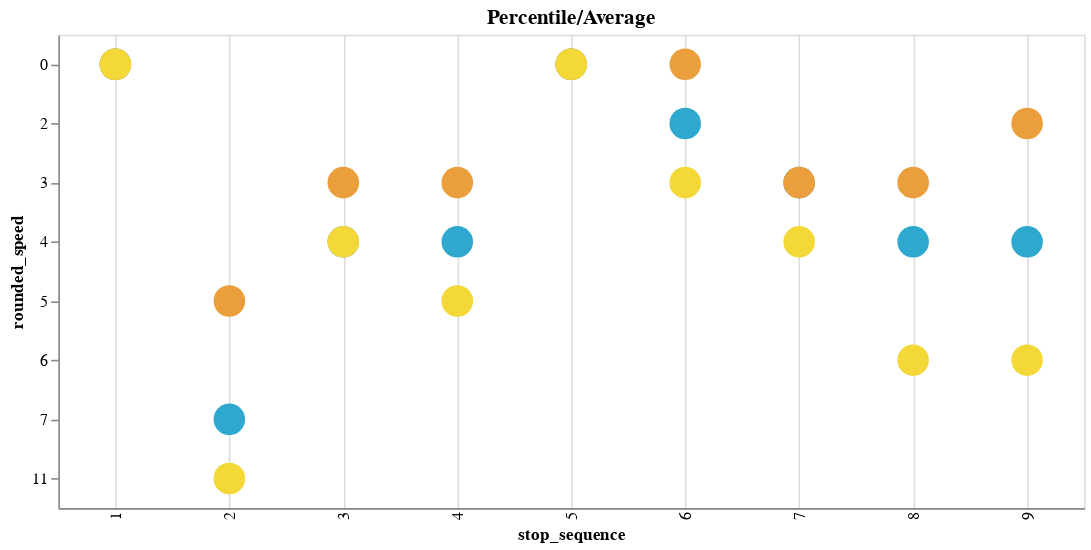

The notebook cell saved with this chart:
### Code cell
chart1

### Figure 1 — Vega-Lite specification as saved in the notebook (floating-point values rounded to 4 significant figures)
{"config": {"view": {"continuousWidth": 400, "continuousHeight": 300}}, "data": {"name": "data-eb4053f4c5ff11acdfc5792dffcd6484"}, "mark": {"type": "circle", "opacity": 1, "size": 400}, "encoding": {"color": {"field": "variable", "legend": null, "scale": {"range": ["#2EA8CE", "#EB9F3C", "#F4D837", "#51BF9D", "#8CBCCB", "#9487C0"]}, "type": "nominal"}, "tooltip": [{"field": "_gtfs_dataset_name", "type": "nominal"}, {"field": "shape_array_key", "type": "nominal"}, {"field": "trip_id", "type": "nominal"}, {"field": "stop_sequence", "type": "quantitative"}, {"field": "gtfs_dataset_key", "type": "nominal"}, {"field": "loop_or_inlining", "type": "quantitative"}, {"field": "n_trips", "type": "quantitative"}, {"field": "variable", "type": "nominal"}, {"field": "speed", "type": "quantitative"}, {"field": "rounded_speed", "type": "quantitative"}], "x": {"axis": {"grid": true, "ticks": false}, "field": "stop_sequence", "sort": "ascending", "type": "ordinal"}, "y": {"field": "rounded_speed", "type": "nominal"}}, "height": 300, "title": "Percentile/Average", "transform": [{"window": [{"op": "rank", "field": "", "as": "id"}], "groupby": ["variable"]}], "width": 650, "$schema": "https://vega.github.io/schema/vega-lite/v4.17.0.json", "datasets": {"data-eb4053f4c5ff11acdfc5792dffcd6484": [{"_gtfs_dataset_name": "Anaheim Resort VehiclePositions", "shape_array_key": "29d2bbdbeaec1d6888800f85bebf6e33", "trip_id": "aa6a03fe-f119-44a5-8976-2ad77ceeb89f:4", "stop_sequence": 1, "gtfs_dataset_key": "1051e067d18a76b0a79789f051d5c22b", "loop_or_inlining": 1, "n_trips": 8, "variable": "avg_speed_mph", "speed": 0.0, "rounded_speed": 0}, {"_gtfs_dataset_name": "Anaheim Resort VehiclePositions", "shape_array_key": "29d2bbdbeaec1d6888800f85bebf6e33", "trip_id": "aa6a03fe-f119-44a5-8976-2ad77ceeb89f:4", "stop_sequence": 2, "gtfs_dataset_key": "1051e067d18a76b0a79789f051d5c22b", "loop_or_inlining": 1, "n_trips": 8, "variable": "avg_speed_mph", "speed": 7.99, "rounded_speed": 7}, {"_gtfs_dataset_name": "Anaheim Resort VehiclePositions", "shape_array_key": "29d2bbdbeaec1d6888800f85bebf6e33", "trip_id": "aa6a03fe-f119-44a5-8976-2ad77ceeb89f:8", "stop_sequence": 3, "gtfs_dataset_key": "1051e067d18a76b0a79789f051d5c22b", "loop_or_inlining": 1, "n_trips": 8, "variable": "avg_speed_mph", "speed": 4.21, "rounded_speed": 4}, {"_gtfs_dataset_name": "Anaheim Resort VehiclePositions", "shape_array_key": "29d2bbdbeaec1d6888800f85bebf6e33", "trip_id": "aa6a03fe-f119-44a5-8976-2ad77ceeb89f:3", "stop_sequence": 4, "gtfs_dataset_key": "1051e067d18a76b0a79789f051d5c22b", "loop_or_inlining": 1, "n_trips": 8, "variable": "avg_speed_mph", "speed": 4.81, "rounded_speed": 4}, {"_gtfs_dataset_name": "Anaheim Resort VehiclePositions", "shape_array_key": "29d2bbdbeaec1d6888800f85bebf6e33", "trip_id": "aa6a03fe-f119-44a5-8976-2ad77ceeb89f:5", "stop_sequence": 5, "gtfs_dataset_key": "1051e067d18a76b0a79789f051d5c22b", "loop_or_inlining": 1, "n_trips": 8, "variable": "avg_speed_mph", "speed": 0.61, "rounded_speed": 0}, {"_gtfs_dataset_name": "Anaheim Resort VehiclePositions", "shape_array_key": "29d2bbdbeaec1d6888800f85bebf6e33", "trip_id": "aa6a03fe-f119-44a5-8976-2ad77ceeb89f:1", "stop_sequence": 6, "gtfs_dataset_key": "1051e067d18a76b0a79789f051d5c22b", "loop_or_inlining": 1, "n_trips": 8, "variable": "avg_speed_mph", "speed": 2.46, "rounded_speed": 2}, {"_gtfs_dataset_name": "Anaheim Resort VehiclePositions", "shape_array_key": "29d2bbdbeaec1d6888800f85bebf6e33", "trip_id": "aa6a03fe-f119-44a5-8976-2ad77ceeb89f:4", "stop_sequence": 7, "gtfs_dataset_key": "1051e067d18a76b0a79789f051d5c22b", "loop_or_inlining": 1, "n_trips": 8, "variable": "avg_speed_mph", "speed": 3.82, "rounded_speed": 3}, {"_gtfs_dataset_name": "Anaheim Resort VehiclePositions", "shape_array_key": "29d2bbdbeaec1d6888800f85bebf6e33", "trip_id": "aa6a03fe-f119-44a5-8976-2ad77ceeb89f:5", "stop_sequence": 8, "gtfs_dataset_key": "1051e067d18a76b0a79789f051d5c22b", "loop_or_inlining": 1, "n_trips": 8, "variable": "avg_speed_mph", "speed": 4.91, "rounded_speed": 4}, {"_gtfs_dataset_name": "Anaheim Resort VehiclePositions", "shape_array_key": "29d2bbdbeaec1d6888800f85bebf6e33", "trip_id": "aa6a03fe-f119-44a5-8976-2ad77ceeb89f:5", "stop_sequence": 9, "gtfs_dataset_key": "1051e067d18a76b0a79789f051d5c22b", "loop_or_inlining": 1, "n_trips": 8, "variable": "avg_speed_mph", "speed": 4.96, "rounded_speed": 4}, {"_gtfs_dataset_name": "Anaheim Resort VehiclePositions", "shape_array_key": "29d2bbdbeaec1d6888800f85bebf6e33", "trip_id": "aa6a03fe-f119-44a5-8976-2ad77ceeb89f:4", "stop_sequence": 1, "gtfs_dataset_key": "1051e067d18a76b0a79789f051d5c22b", "loop_or_inlining": 1, "n_trips": 8, "variable": "p20_speed_mph", "speed": 0.0, "rounded_speed": 0}, {"_gtfs_dataset_name": "Anaheim Resort VehiclePositions", "shape_array_key": "29d2bbdbeaec1d6888800f85bebf6e33", "trip_id": "aa6a03fe-f119-44a5-8976-2ad77ceeb89f:4", "stop_sequence": 2, "gtfs_dataset_key": "1051e067d18a76b0a79789f051d5c22b", "loop_or_inlining": 1, "n_trips": 8, "variable": "p20_speed_mph", "speed": 5.99, "rounded_speed": 5}, {"_gtfs_dataset_name": "Anaheim Resort VehiclePositions", "shape_array_key": "29d2bbdbeaec1d6888800f85bebf6e33", "trip_id": "aa6a03fe-f119-44a5-8976-2ad77ceeb89f:8", "stop_sequence": 3, "gtfs_dataset_key": "1051e067d18a76b0a79789f051d5c22b", "loop_or_inlining": 1, "n_trips": 8, "variable": "p20_speed_mph", "speed": 3.73, "rounded_speed": 3}, {"_gtfs_dataset_name": "Anaheim Resort VehiclePositions", "shape_array_key": "29d2bbdbeaec1d6888800f85bebf6e33", "trip_id": "aa6a03fe-f119-44a5-8976-2ad77ceeb89f:3", "stop_sequence": 4, "gtfs_dataset_key": "1051e067d18a76b0a79789f051d5c22b", "loop_or_inlining": 1, "n_trips": 8, "variable": "p20_speed_mph", "speed": 3.2, "rounded_speed": 3}, {"_gtfs_dataset_name": "Anaheim Resort VehiclePositions", "shape_array_key": "29d2bbdbeaec1d6888800f85bebf6e33", "trip_id": "aa6a03fe-f119-44a5-8976-2ad77ceeb89f:5", "stop_sequence": 5, "gtfs_dataset_key": "1051e067d18a76b0a79789f051d5c22b", "loop_or_inlining": 1, "n_trips": 8, "variable": "p20_speed_mph", "speed": 0.38, "rounded_speed": 0}, {"_gtfs_dataset_name": "Anaheim Resort VehiclePositions", "shape_array_key": "29d2bbdbeaec1d6888800f85bebf6e33", "trip_id": "aa6a03fe-f119-44a5-8976-2ad77ceeb89f:1", "stop_sequence": 6, "gtfs_dataset_key": "1051e067d18a76b0a79789f051d5c22b", "loop_or_inlining": 1, "n_trips": 8, "variable": "p20_speed_mph", "speed": 0.71, "rounded_speed": 0}, {"_gtfs_dataset_name": "Anaheim Resort VehiclePositions", "shape_array_key": "29d2bbdbeaec1d6888800f85bebf6e33", "trip_id": "aa6a03fe-f119-44a5-8976-2ad77ceeb89f:4", "stop_sequence": 7, "gtfs_dataset_key": "1051e067d18a76b0a79789f051d5c22b", "loop_or_inlining": 1, "n_trips": 8, "variable": "p20_speed_mph", "speed": 3.09, "rounded_speed": 3}, {"_gtfs_dataset_name": "Anaheim Resort VehiclePositions", "shape_array_key": "29d2bbdbeaec1d6888800f85bebf6e33", "trip_id": "aa6a03fe-f119-44a5-8976-2ad77ceeb89f:5", "stop_sequence": 8, "gtfs_dataset_key": "1051e067d18a76b0a79789f051d5c22b", "loop_or_inlining": 1, "n_trips": 8, "variable": "p20_speed_mph", "speed": 3.6, "rounded_speed": 3}, {"_gtfs_dataset_name": "Anaheim Resort VehiclePositions", "shape_array_key": "29d2bbdbeaec1d6888800f85bebf6e33", "trip_id": "aa6a03fe-f119-44a5-8976-2ad77ceeb89f:5", "stop_sequence": 9, "gtfs_dataset_key": "1051e067d18a76b0a79789f051d5c22b", "loop_or_inlining": 1, "n_trips": 8, "variable": "p20_speed_mph", "speed": 2.99, "rounded_speed": 2}, {"_gtfs_dataset_name": "Anaheim Resort VehiclePositions", "shape_array_key": "29d2bbdbeaec1d6888800f85bebf6e33", "trip_id": "aa6a03fe-f119-44a5-8976-2ad77ceeb89f:4", "stop_sequence": 1, "gtfs_dataset_key": "1051e067d18a76b0a79789f051d5c22b", "loop_or_inlining": 1, "n_trips": 8, "variable": "p80_speed_mph", "speed": 0.0, "rounded_speed": 0}, {"_gtfs_dataset_name": "Anaheim Resort VehiclePositions", "shape_array_key": "29d2bbdbeaec1d6888800f85bebf6e33", "trip_id": "aa6a03fe-f119-44a5-8976-2ad77ceeb89f:4", "stop_sequence": 2, "gtfs_dataset_key": "1051e067d18a76b0a79789f051d5c22b", "loop_or_inlining": 1, "n_trips": 8, "variable": "p80_speed_mph", "speed": 11.08, "rounded_speed": 11}, {"_gtfs_dataset_name": "Anaheim Resort VehiclePositions", "shape_array_key": "29d2bbdbeaec1d6888800f85bebf6e33", "trip_id": "aa6a03fe-f119-44a5-8976-2ad77ceeb89f:8", "stop_sequence": 3, "gtfs_dataset_key": "1051e067d18a76b0a79789f051d5c22b", "loop_or_inlining": 1, "n_trips": 8, "variable": "p80_speed_mph", "speed": 4.82, "rounded_speed": 4}, {"_gtfs_dataset_name": "Anaheim Resort VehiclePositions", "shape_array_key": "29d2bbdbeaec1d6888800f85bebf6e33", "trip_id": "aa6a03fe-f119-44a5-8976-2ad77ceeb89f:3", "stop_sequence": 4, "gtfs_dataset_key": "1051e067d18a76b0a79789f051d5c22b", "loop_or_inlining": 1, "n_trips": 8, "variable": "p80_speed_mph", "speed": 5.68, "rounded_speed": 5}, {"_gtfs_dataset_name": "Anaheim Resort VehiclePositions", "shape_array_key": "29d2bbdbeaec1d6888800f85bebf6e33", "trip_id": "aa6a03fe-f119-44a5-8976-2ad77ceeb89f:5", "stop_sequence": 5, "gtfs_dataset_key": "1051e067d18a76b0a79789f051d5c22b", "loop_or_inlining": 1, "n_trips": 8, "variable": "p80_speed_mph", "speed": 0.91, "rounded_speed": 0}, {"_gtfs_dataset_name": "Anaheim Resort VehiclePositions", "shape_array_key": "29d2bbdbeaec1d6888800f85bebf6e33", "trip_id": "aa6a03fe-f119-44a5-8976-2ad77ceeb89f:1", "stop_sequence": 6, "gtfs_dataset_key": "1051e067d18a76b0a79789f051d5c22b", "loop_or_inlining": 1, "n_trips": 8, "variable": "p80_speed_mph", "speed": 3.36, "rounded_speed": 3}, {"_gtfs_dataset_name": "Anaheim Resort VehiclePositions", "shape_array_key": "29d2bbdbeaec1d6888800f85bebf6e33", "trip_id": "aa6a03fe-f119-44a5-8976-2ad77ceeb89f:4", "stop_sequence": 7, "gtfs_dataset_key": "1051e067d18a76b0a79789f051d5c22b", "loop_or_inlining": 1, "n_trips": 8, "variable": "p80_speed_mph", "speed": 4.39, "rounded_speed": 4}, {"_gtfs_dataset_name": "Anaheim Resort VehiclePositions", "shape_array_key": "29d2bbdbeaec1d6888800f85bebf6e33", "trip_id": "aa6a03fe-f119-44a5-8976-2ad77ceeb89f:5", "stop_sequence": 8, "gtfs_dataset_key": "1051e067d18a76b0a79789f051d5c22b", "loop_or_inlining": 1, "n_trips": 8, "variable": "p80_speed_mph", "speed": 6.2, "rounded_speed": 6}, {"_gtfs_dataset_name": "Anaheim Resort VehiclePositions", "shape_array_key": "29d2bbdbeaec1d6888800f85bebf6e33", "trip_id": "aa6a03fe-f119-44a5-8976-2ad77ceeb89f:5", "stop_sequence": 9, "gtfs_dataset_key": "1051e067d18a76b0a79789f051d5c22b", "loop_or_inlining": 1, "n_trips": 8, "variable": "p80_speed_mph", "speed": 6.79, "rounded_speed": 6}]}}
